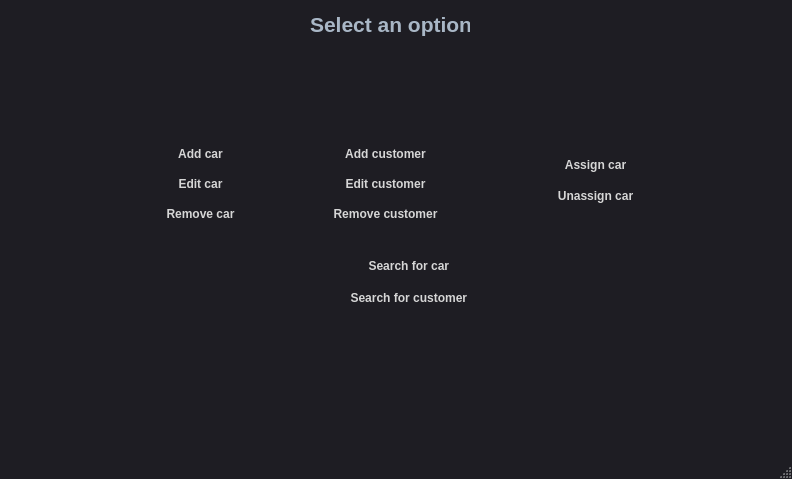
<?xml version="1.0" encoding="UTF-8"?>
<ui version="4.0">
 <class>MainWindow</class>
 <widget class="QMainWindow" name="MainWindow">
  <property name="enabled">
   <bool>true</bool>
  </property>
  <property name="geometry">
   <rect>
    <x>0</x>
    <y>0</y>
    <width>792</width>
    <height>479</height>
   </rect>
  </property>
  <property name="font">
   <font>
    <bold>true</bold>
   </font>
  </property>
  <property name="windowTitle">
   <string>MainWindow</string>
  </property>
  <property name="autoFillBackground">
   <bool>false</bool>
  </property>
  <property name="styleSheet">
   <string notr="true">QMainWindow {
	background-color:#1e1d23;
}
QDialog {
	background-color:#1e1d23;
}
QColorDialog {
	background-color:#1e1d23;
}
QTextEdit {
	background-color:#1e1d23;
	color: #a9b7c6;
}
QPlainTextEdit {
	selection-background-color:#007b50;
	background-color:#1e1d23;
	border-style: solid;
	border-top-color: transparent;
	border-right-color: transparent;
	border-left-color: transparent;
	border-bottom-color: transparent;
	border-width: 1px;
	color: #a9b7c6;
}
QPushButton{
	border-style: solid;
	border-top-color: transparent;
	border-right-color: transparent;
	border-left-color: transparent;
	border-bottom-color: transparent;
	border-width: 1px;
	border-style: solid;
	color: #a9b7c6;
	padding: 2px;
	background-color: #1e1d23;
}
QPushButton::default{
	border-style: inset;
	border-top-color: transparent;
	border-right-color: transparent;
	border-left-color: transparent;
	border-bottom-color: #04b97f;
	border-width: 1px;
	color: #a9b7c6;
	padding: 2px;
	background-color: #1e1d23;
}
QToolButton {
	border-style: solid;
	border-top-color: transparent;
	border-right-color: transparent;
	border-left-color: transparent;
	border-bottom-color: #04b97f;
	border-bottom-width: 1px;
	border-style: solid;
	color: #a9b7c6;
	padding: 2px;
	background-color: #1e1d23;
}
QToolButton:hover{
	border-style: solid;
	border-top-color: transparent;
	border-right-color: transparent;
	border-left-color: transparent;
	border-bottom-color: #37efba;
	border-bottom-width: 2px;
	border-style: solid;
	color: #FFFFFF;
	padding-bottom: 1px;
	background-color: #1e1d23;
}
QPushButton:hover{
	border-style: solid;
	border-top-color: transparent;
	border-right-color: transparent;
	border-left-color: transparent;
	border-bottom-color: #37efba;
	border-bottom-width: 1px;
	border-style: solid;
	color: #FFFFFF;
	padding-bottom: 2px;
	background-color: #1e1d23;
}
QPushButton:pressed{
	border-style: solid;
	border-top-color: transparent;
	border-right-color: transparent;
	border-left-color: transparent;
	border-bottom-color: #37efba;
	border-bottom-width: 2px;
	border-style: solid;
	color: #37efba;
	padding-bottom: 1px;
	background-color: #1e1d23;
}
QPushButton:disabled{
	border-style: solid;
	border-top-color: transparent;
	border-right-color: transparent;
	border-left-color: transparent;
	border-bottom-color: #808086;
	border-bottom-width: 2px;
	border-style: solid;
	color: #808086;
	padding-bottom: 1px;
	background-color: #1e1d23;
}
QLineEdit {
	border-width: 1px; border-radius: 4px;
	border-color: rgb(58, 58, 58);
	border-style: inset;
	padding: 0 8px;
	color: #a9b7c6;
	background:#1e1d23;
	selection-background-color:#007b50;
	selection-color: #FFFFFF;
}
QLabel {
	color: #a9b7c6;
}
QLCDNumber {
	color: #37e6b4;
}
QProgressBar {
	text-align: center;
	color: rgb(240, 240, 240);
	border-width: 1px; 
	border-radius: 10px;
	border-color: rgb(58, 58, 58);
	border-style: inset;
	background-color:#1e1d23;
}
QProgressBar::chunk {
	background-color: #04b97f;
	border-radius: 5px;
}
QMenuBar {
	background-color: #1e1d23;
}
QMenuBar::item {
	color: #a9b7c6;
  	spacing: 3px;
  	padding: 1px 4px;
  	background: #1e1d23;
}

QMenuBar::item:selected {
  	background:#1e1d23;
	color: #FFFFFF;
}
QMenu::item:selected {
	border-style: solid;
	border-top-color: transparent;
	border-right-color: transparent;
	border-left-color: #04b97f;
	border-bottom-color: transparent;
	border-left-width: 2px;
	color: #FFFFFF;
	padding-left:15px;
	padding-top:4px;
	padding-bottom:4px;
	padding-right:7px;
	background-color: #1e1d23;
}
QMenu::item {
	border-style: solid;
	border-top-color: transparent;
	border-right-color: transparent;
	border-left-color: transparent;
	border-bottom-color: transparent;
	border-bottom-width: 1px;
	border-style: solid;
	color: #a9b7c6;
	padding-left:17px;
	padding-top:4px;
	padding-bottom:4px;
	padding-right:7px;
	background-color: #1e1d23;
}
QMenu{
	background-color:#1e1d23;
}
QTabWidget {
	color:rgb(0,0,0);
	background-color:#1e1d23;
}
QTabWidget::pane {
		border-color: rgb(77,77,77);
		background-color:#1e1d23;
		border-style: solid;
		border-width: 1px;
    	border-radius: 6px;
}
QTabBar::tab {
	border-style: solid;
	border-top-color: transparent;
	border-right-color: transparent;
	border-left-color: transparent;
	border-bottom-color: transparent;
	border-bottom-width: 1px;
	border-style: solid;
	color: #808086;
	padding: 3px;
	margin-left:3px;
	background-color: #1e1d23;
}
QTabBar::tab:selected, QTabBar::tab:last:selected, QTabBar::tab:hover {
  	border-style: solid;
	border-top-color: transparent;
	border-right-color: transparent;
	border-left-color: transparent;
	border-bottom-color: #04b97f;
	border-bottom-width: 2px;
	border-style: solid;
	color: #FFFFFF;
	padding-left: 3px;
	padding-bottom: 2px;
	margin-left:3px;
	background-color: #1e1d23;
}

QCheckBox {
	color: #a9b7c6;
	padding: 2px;
}
QCheckBox:disabled {
	color: #808086;
	padding: 2px;
}

QCheckBox:hover {
	border-radius:4px;
	border-style:solid;
	padding-left: 1px;
	padding-right: 1px;
	padding-bottom: 1px;
	padding-top: 1px;
	border-width:1px;
	border-color: rgb(87, 97, 106);
	background-color:#1e1d23;
}
QCheckBox::indicator:checked {

	height: 10px;
	width: 10px;
	border-style:solid;
	border-width: 1px;
	border-color: #04b97f;
	color: #a9b7c6;
	background-color: #04b97f;
}
QCheckBox::indicator:unchecked {

	height: 10px;
	width: 10px;
	border-style:solid;
	border-width: 1px;
	border-color: #04b97f;
	color: #a9b7c6;
	background-color: transparent;
}
QRadioButton {
	color: #a9b7c6;
	background-color: #1e1d23;
	padding: 1px;
}
QRadioButton::indicator:checked {
	height: 10px;
	width: 10px;
	border-style:solid;
	border-radius:5px;
	border-width: 1px;
	border-color: #04b97f;
	color: #a9b7c6;
	background-color: #04b97f;
}
QRadioButton::indicator:!checked {
	height: 10px;
	width: 10px;
	border-style:solid;
	border-radius:5px;
	border-width: 1px;
	border-color: #04b97f;
	color: #a9b7c6;
	background-color: transparent;
}
QStatusBar {
	color:#027f7f;
}
QSpinBox {
	color: #a9b7c6;	
	background-color: #1e1d23;
}
QDoubleSpinBox {
	color: #a9b7c6;	
	background-color: #1e1d23;
}
QTimeEdit {
	color: #a9b7c6;	
	background-color: #1e1d23;
}
QDateTimeEdit {
	color: #a9b7c6;	
	background-color: #1e1d23;
}
QDateEdit {
	color: #a9b7c6;	
	background-color: #1e1d23;
}
QComboBox {
	color: #a9b7c6;	
	background: #1e1d23;
}
QComboBox:editable {
	background: #1e1d23;
	color: #a9b7c6;
	selection-background-color: #1e1d23;
}
QComboBox QAbstractItemView {
	color: #a9b7c6;	
	background: #1e1d23;
	selection-color: #FFFFFF;
	selection-background-color: #1e1d23;
}
QComboBox:!editable:on, QComboBox::drop-down:editable:on {
	color: #a9b7c6;	
	background: #1e1d23;
}
QFontComboBox {
	color: #a9b7c6;	
	background-color: #1e1d23;
}
QToolBox {
	color: #a9b7c6;
	background-color: #1e1d23;
}
QToolBox::tab {
	color: #a9b7c6;
	background-color: #1e1d23;
}
QToolBox::tab:selected {
	color: #FFFFFF;
	background-color: #1e1d23;
}
QScrollArea {
	color: #FFFFFF;
	background-color: #1e1d23;
}
QSlider::groove:horizontal {
	height: 5px;
	background: #04b97f;
}
QSlider::groove:vertical {
	width: 5px;
	background: #04b97f;
}
QSlider::handle:horizontal {
	background: qlineargradient(x1:0, y1:0, x2:1, y2:1, stop:0 #b4b4b4, stop:1 #8f8f8f);
	border: 1px solid #5c5c5c;
	width: 14px;
	margin: -5px 0;
	border-radius: 7px;
}
QSlider::handle:vertical {
	background: qlineargradient(x1:1, y1:1, x2:0, y2:0, stop:0 #b4b4b4, stop:1 #8f8f8f);
	border: 1px solid #5c5c5c;
	height: 14px;
	margin: 0 -5px;
	border-radius: 7px;
}
QSlider::add-page:horizontal {
    background: white;
}
QSlider::add-page:vertical {
    background: white;
}
QSlider::sub-page:horizontal {
    background: #04b97f;
}
QSlider::sub-page:vertical {
    background: #04b97f;
}</string>
  </property>
  <widget class="QWidget" name="centralwidget">
   <widget class="QLabel" name="label">
    <property name="geometry">
     <rect>
      <x>310</x>
      <y>10</y>
      <width>160</width>
      <height>28</height>
     </rect>
    </property>
    <property name="font">
     <font>
      <pointsize>16</pointsize>
      <italic>false</italic>
      <bold>true</bold>
     </font>
    </property>
    <property name="mouseTracking">
     <bool>false</bool>
    </property>
    <property name="autoFillBackground">
     <bool>false</bool>
    </property>
    <property name="text">
     <string>Select an option</string>
    </property>
   </widget>
   <widget class="QWidget" name="">
    <property name="geometry">
     <rect>
      <x>110</x>
      <y>140</y>
      <width>181</width>
      <height>91</height>
     </rect>
    </property>
    <layout class="QVBoxLayout" name="verticalLayout">
     <item>
      <widget class="QPushButton" name="pushButton_AC">
       <property name="font">
        <font>
         <bold>true</bold>
        </font>
       </property>
       <property name="autoFillBackground">
        <bool>false</bool>
       </property>
       <property name="styleSheet">
        <string notr="true">color: rgb(214, 214, 214);</string>
       </property>
       <property name="text">
        <string>Add car</string>
       </property>
      </widget>
     </item>
     <item>
      <widget class="QPushButton" name="editcarbtn">
       <property name="font">
        <font>
         <bold>true</bold>
        </font>
       </property>
       <property name="autoFillBackground">
        <bool>false</bool>
       </property>
       <property name="styleSheet">
        <string notr="true">color: rgb(214, 214, 214);</string>
       </property>
       <property name="text">
        <string>Edit car</string>
       </property>
      </widget>
     </item>
     <item>
      <widget class="QPushButton" name="pushButton_RC">
       <property name="font">
        <font>
         <bold>true</bold>
        </font>
       </property>
       <property name="autoFillBackground">
        <bool>false</bool>
       </property>
       <property name="styleSheet">
        <string notr="true">color: rgb(214, 214, 214);</string>
       </property>
       <property name="text">
        <string>Remove car</string>
       </property>
      </widget>
     </item>
    </layout>
   </widget>
   <widget class="QWidget" name="">
    <property name="geometry">
     <rect>
      <x>300</x>
      <y>140</y>
      <width>171</width>
      <height>91</height>
     </rect>
    </property>
    <layout class="QVBoxLayout" name="verticalLayout_2">
     <item>
      <widget class="QPushButton" name="pushButton_Acus">
       <property name="font">
        <font>
         <bold>true</bold>
        </font>
       </property>
       <property name="autoFillBackground">
        <bool>false</bool>
       </property>
       <property name="styleSheet">
        <string notr="true">color: rgb(214, 214, 214);</string>
       </property>
       <property name="text">
        <string>Add customer</string>
       </property>
      </widget>
     </item>
     <item>
      <widget class="QPushButton" name="pushButton_6">
       <property name="font">
        <font>
         <bold>true</bold>
        </font>
       </property>
       <property name="autoFillBackground">
        <bool>false</bool>
       </property>
       <property name="styleSheet">
        <string notr="true">color: rgb(214, 214, 214);</string>
       </property>
       <property name="text">
        <string>Edit customer</string>
       </property>
      </widget>
     </item>
     <item>
      <widget class="QPushButton" name="removecarbtn">
       <property name="font">
        <font>
         <bold>true</bold>
        </font>
       </property>
       <property name="autoFillBackground">
        <bool>false</bool>
       </property>
       <property name="styleSheet">
        <string notr="true">color: rgb(214, 214, 214);</string>
       </property>
       <property name="text">
        <string>Remove customer</string>
       </property>
      </widget>
     </item>
    </layout>
   </widget>
   <widget class="QWidget" name="">
    <property name="geometry">
     <rect>
      <x>480</x>
      <y>150</y>
      <width>231</width>
      <height>61</height>
     </rect>
    </property>
    <layout class="QVBoxLayout" name="verticalLayout_3">
     <item>
      <widget class="QPushButton" name="assigncarbtn">
       <property name="font">
        <font>
         <bold>true</bold>
        </font>
       </property>
       <property name="autoFillBackground">
        <bool>false</bool>
       </property>
       <property name="styleSheet">
        <string notr="true">color: rgb(214, 214, 214);</string>
       </property>
       <property name="text">
        <string>Assign car</string>
       </property>
      </widget>
     </item>
     <item>
      <widget class="QPushButton" name="unassigncarbtn">
       <property name="font">
        <font>
         <bold>true</bold>
        </font>
       </property>
       <property name="autoFillBackground">
        <bool>false</bool>
       </property>
       <property name="styleSheet">
        <string notr="true">color: rgb(214, 214, 214);</string>
       </property>
       <property name="text">
        <string>Unassign car</string>
       </property>
      </widget>
     </item>
    </layout>
   </widget>
   <widget class="QWidget" name="">
    <property name="geometry">
     <rect>
      <x>110</x>
      <y>250</y>
      <width>601</width>
      <height>64</height>
     </rect>
    </property>
    <layout class="QVBoxLayout" name="verticalLayout_4">
     <item>
      <widget class="QPushButton" name="searchCar">
       <property name="font">
        <font>
         <bold>true</bold>
        </font>
       </property>
       <property name="autoFillBackground">
        <bool>false</bool>
       </property>
       <property name="styleSheet">
        <string notr="true">color: rgb(214, 214, 214);</string>
       </property>
       <property name="text">
        <string>Search for car </string>
       </property>
      </widget>
     </item>
     <item>
      <layout class="QGridLayout" name="gridLayout"/>
     </item>
     <item>
      <widget class="QPushButton" name="pushButton_10">
       <property name="font">
        <font>
         <bold>true</bold>
        </font>
       </property>
       <property name="autoFillBackground">
        <bool>false</bool>
       </property>
       <property name="styleSheet">
        <string notr="true">color: rgb(214, 214, 214);</string>
       </property>
       <property name="text">
        <string>Search for customer </string>
       </property>
      </widget>
     </item>
    </layout>
   </widget>
  </widget>
  <widget class="QMenuBar" name="menubar">
   <property name="geometry">
    <rect>
     <x>0</x>
     <y>0</y>
     <width>792</width>
     <height>18</height>
    </rect>
   </property>
  </widget>
  <widget class="QStatusBar" name="statusbar"/>
 </widget>
 <resources/>
 <connections/>
</ui>
